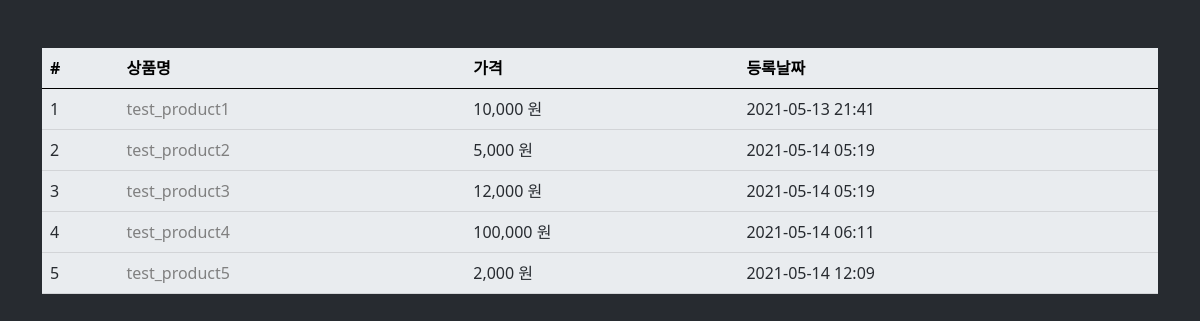
/product/, run on an earlier commit of the app's database.
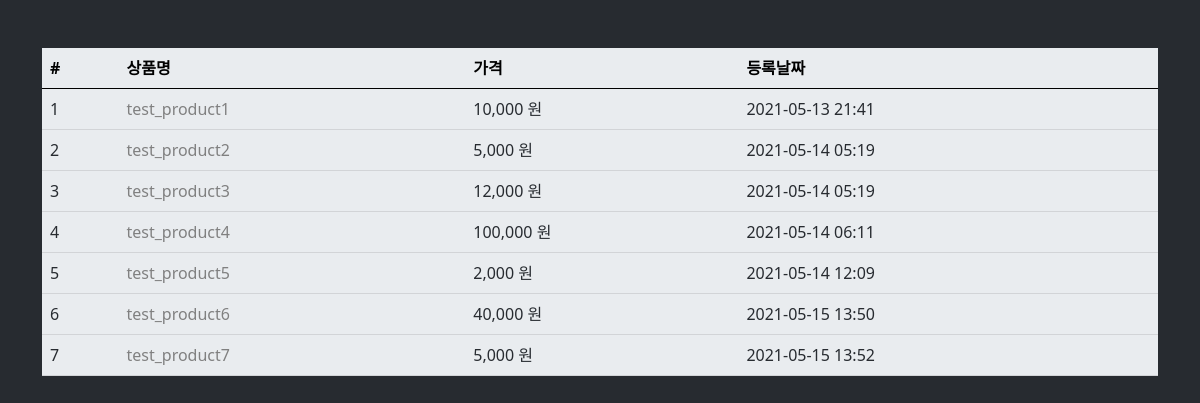
And on a later commit of the database.
### product/models.py (models this page shows, shortened)
class Product(models.Model):
    name = models.CharField(verbose_name='상품명', max_length=256)
    price = models.IntegerField(verbose_name='상품가격')
    description = models.TextField(verbose_name='상품설명')
    stock = models.IntegerField(verbose_name='재고')
    register_date = models.DateTimeField(auto_now_add=True, verbose_name='등록날짜')
    class Meta:
        db_table = 'product'
        verbose_name = '상품'
        verbose_name_plural = '상품'

### product/views.py (the view)
# urls.py: path('product/', ProductList.as_view()),
class ProductList(ListView):
    model = Product
    template_name = 'product.html'
    context_object_name = 'product_list'

### product/templates/product.html
{% extends "base.html" %}
{% load humanize %}
{% block content %}
<div class="row mt-5">
    <div class="col-12">
        <table class="table table-light">
            <thead class="thead-light">
                <tr>
                    <th scope="col">#</th>
                    <th scope="col">상품명</th>
                    <th scope="col">가격</th>
                    <th scope="col">등록날짜</th>
                </tr>
            </thead>
            <tbody class="text-dark">
                {% for product in product_list %}
                <tr>
                    <td>{{product.id}}</td>
                    <td><a href="/product/{{ product.id }}"
                        style="text-decoration: none; color:gray">{{product.name}}</a></td>
                    <td>{{product.price|intcomma}} 원</td>
                    <td>{{product.register_date|date:'Y-m-d H:i'}}</td>
                </tr>
                {% endfor %}
            </tbody>
        </table>
    </div>
</div>
{% endblock %}

What changed in the data, as far as the page shows it:
added Product: id "6", name "test_product6", price "40,000", register_date "2021-05-15 13:50"
added Product: id "7", name "test_product7", price "5,000", register_date "2021-05-15 13:52"
